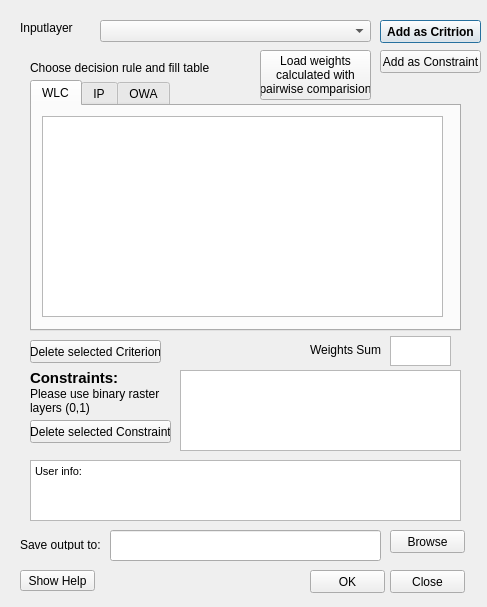
<?xml version="1.0" encoding="UTF-8"?>
<ui version="4.0">
 <class>RastermcdaDialogBase</class>
 <widget class="QDialog" name="RastermcdaDialogBase">
  <property name="geometry">
   <rect>
    <x>0</x>
    <y>0</y>
    <width>487</width>
    <height>607</height>
   </rect>
  </property>
  <property name="windowTitle">
   <string>rasterMCDA</string>
  </property>
  <widget class="QComboBox" name="comboBox_input">
   <property name="geometry">
    <rect>
     <x>100</x>
     <y>20</y>
     <width>271</width>
     <height>22</height>
    </rect>
   </property>
  </widget>
  <widget class="QLabel" name="label_input">
   <property name="geometry">
    <rect>
     <x>20</x>
     <y>20</y>
     <width>61</width>
     <height>16</height>
    </rect>
   </property>
   <property name="text">
    <string>Inputlayer</string>
   </property>
  </widget>
  <widget class="QTabWidget" name="tabWidget_decision_rule">
   <property name="geometry">
    <rect>
     <x>30</x>
     <y>80</y>
     <width>431</width>
     <height>251</height>
    </rect>
   </property>
   <property name="currentIndex">
    <number>0</number>
   </property>
   <widget class="QWidget" name="tab_wlc">
    <attribute name="title">
     <string>WLC</string>
    </attribute>
    <widget class="QTableWidget" name="tableWidget_wlc">
     <property name="geometry">
      <rect>
       <x>10</x>
       <y>10</y>
       <width>401</width>
       <height>201</height>
      </rect>
     </property>
    </widget>
   </widget>
   <widget class="QWidget" name="tab_ip">
    <attribute name="title">
     <string>IP</string>
    </attribute>
    <widget class="QTableWidget" name="tableWidget_ip">
     <property name="geometry">
      <rect>
       <x>10</x>
       <y>10</y>
       <width>401</width>
       <height>201</height>
      </rect>
     </property>
    </widget>
   </widget>
   <widget class="QWidget" name="tab_owa">
    <attribute name="title">
     <string>OWA</string>
    </attribute>
    <widget class="QTableWidget" name="tableWidget_owa">
     <property name="geometry">
      <rect>
       <x>10</x>
       <y>10</y>
       <width>401</width>
       <height>141</height>
      </rect>
     </property>
    </widget>
    <widget class="QTableWidget" name="tableWidget_owa_ow">
     <property name="geometry">
      <rect>
       <x>10</x>
       <y>169</y>
       <width>401</width>
       <height>51</height>
      </rect>
     </property>
     <attribute name="horizontalHeaderVisible">
      <bool>false</bool>
     </attribute>
     <attribute name="horizontalHeaderDefaultSectionSize">
      <number>40</number>
     </attribute>
     <attribute name="verticalHeaderDefaultSectionSize">
      <number>40</number>
     </attribute>
     <row>
      <property name="text">
       <string>Ordered
Weights</string>
      </property>
     </row>
    </widget>
    <widget class="QLabel" name="label_orderedWeights">
     <property name="geometry">
      <rect>
       <x>10</x>
       <y>149</y>
       <width>111</width>
       <height>20</height>
      </rect>
     </property>
     <property name="text">
      <string>Ordered Weights</string>
     </property>
    </widget>
   </widget>
  </widget>
  <widget class="QPushButton" name="pushButton_input">
   <property name="geometry">
    <rect>
     <x>380</x>
     <y>20</y>
     <width>101</width>
     <height>23</height>
    </rect>
   </property>
   <property name="font">
    <font>
     <weight>75</weight>
     <bold>true</bold>
    </font>
   </property>
   <property name="text">
    <string>Add as Critrion</string>
   </property>
  </widget>
  <widget class="QTextBrowser" name="textBrowser_info">
   <property name="geometry">
    <rect>
     <x>30</x>
     <y>460</y>
     <width>431</width>
     <height>61</height>
    </rect>
   </property>
   <property name="html">
    <string>&lt;!DOCTYPE HTML PUBLIC &quot;-//W3C//DTD HTML 4.0//EN&quot; &quot;http://www.w3.org/TR/REC-html40/strict.dtd&quot;&gt;
&lt;html&gt;&lt;head&gt;&lt;meta name=&quot;qrichtext&quot; content=&quot;1&quot; /&gt;&lt;style type=&quot;text/css&quot;&gt;
p, li { white-space: pre-wrap; }
&lt;/style&gt;&lt;/head&gt;&lt;body style=&quot; font-family:'MS Shell Dlg 2'; font-size:8.25pt; font-weight:400; font-style:normal;&quot;&gt;
&lt;p style=&quot; margin-top:0px; margin-bottom:0px; margin-left:0px; margin-right:0px; -qt-block-indent:0; text-indent:0px;&quot;&gt;User info:&lt;/p&gt;&lt;/body&gt;&lt;/html&gt;</string>
   </property>
  </widget>
  <widget class="QLineEdit" name="lineEdit_output">
   <property name="geometry">
    <rect>
     <x>110</x>
     <y>530</y>
     <width>271</width>
     <height>31</height>
    </rect>
   </property>
  </widget>
  <widget class="QLabel" name="label_output">
   <property name="geometry">
    <rect>
     <x>20</x>
     <y>540</y>
     <width>81</width>
     <height>10</height>
    </rect>
   </property>
   <property name="text">
    <string>Save output to:</string>
   </property>
  </widget>
  <widget class="QPushButton" name="pushButton_output">
   <property name="geometry">
    <rect>
     <x>390</x>
     <y>530</y>
     <width>75</width>
     <height>23</height>
    </rect>
   </property>
   <property name="text">
    <string>Browse</string>
   </property>
  </widget>
  <widget class="QTextBrowser" name="textBrowser_checkWeights">
   <property name="geometry">
    <rect>
     <x>390</x>
     <y>336</y>
     <width>61</width>
     <height>30</height>
    </rect>
   </property>
  </widget>
  <widget class="QPushButton" name="pushButton_deleteRow">
   <property name="geometry">
    <rect>
     <x>30</x>
     <y>340</y>
     <width>131</width>
     <height>23</height>
    </rect>
   </property>
   <property name="text">
    <string>Delete selected Criterion</string>
   </property>
  </widget>
  <widget class="QLabel" name="label_choose">
   <property name="geometry">
    <rect>
     <x>30</x>
     <y>60</y>
     <width>191</width>
     <height>16</height>
    </rect>
   </property>
   <property name="text">
    <string>Choose decision rule and fill table</string>
   </property>
  </widget>
  <widget class="QPushButton" name="pushButton_help">
   <property name="geometry">
    <rect>
     <x>20</x>
     <y>570</y>
     <width>75</width>
     <height>21</height>
    </rect>
   </property>
   <property name="text">
    <string>Show Help</string>
   </property>
  </widget>
  <widget class="QLabel" name="label">
   <property name="geometry">
    <rect>
     <x>310</x>
     <y>340</y>
     <width>71</width>
     <height>20</height>
    </rect>
   </property>
   <property name="text">
    <string>Weights Sum:</string>
   </property>
  </widget>
  <widget class="QPushButton" name="pushButton_loadWeights">
   <property name="geometry">
    <rect>
     <x>260</x>
     <y>50</y>
     <width>111</width>
     <height>50</height>
    </rect>
   </property>
   <property name="text">
    <string>Load weights
calculated with
pairwise comparision</string>
   </property>
  </widget>
  <widget class="QPushButton" name="pushButton_input_con">
   <property name="geometry">
    <rect>
     <x>380</x>
     <y>50</y>
     <width>101</width>
     <height>23</height>
    </rect>
   </property>
   <property name="font">
    <font>
     <weight>50</weight>
     <italic>false</italic>
     <bold>false</bold>
    </font>
   </property>
   <property name="text">
    <string>Add as Constraint</string>
   </property>
  </widget>
  <widget class="QTableWidget" name="tableWidget_con">
   <property name="geometry">
    <rect>
     <x>180</x>
     <y>370</y>
     <width>281</width>
     <height>81</height>
    </rect>
   </property>
  </widget>
  <widget class="QPushButton" name="pushButton_deleteRow_con">
   <property name="geometry">
    <rect>
     <x>30</x>
     <y>420</y>
     <width>141</width>
     <height>23</height>
    </rect>
   </property>
   <property name="text">
    <string>Delete selected Constraint</string>
   </property>
  </widget>
  <widget class="QLabel" name="label_con">
   <property name="geometry">
    <rect>
     <x>30</x>
     <y>370</y>
     <width>91</width>
     <height>16</height>
    </rect>
   </property>
   <property name="font">
    <font>
     <pointsize>11</pointsize>
     <weight>75</weight>
     <bold>true</bold>
    </font>
   </property>
   <property name="text">
    <string>Constraints:</string>
   </property>
  </widget>
  <widget class="QPushButton" name="pushButton_ok">
   <property name="geometry">
    <rect>
     <x>310</x>
     <y>570</y>
     <width>75</width>
     <height>23</height>
    </rect>
   </property>
   <property name="text">
    <string>OK</string>
   </property>
  </widget>
  <widget class="QPushButton" name="pushButton_cancel">
   <property name="geometry">
    <rect>
     <x>390</x>
     <y>570</y>
     <width>75</width>
     <height>23</height>
    </rect>
   </property>
   <property name="text">
    <string>Close</string>
   </property>
  </widget>
  <widget class="QLabel" name="label_2">
   <property name="geometry">
    <rect>
     <x>30</x>
     <y>385</y>
     <width>141</width>
     <height>31</height>
    </rect>
   </property>
   <property name="text">
    <string>Please use binary raster
layers (0,1)</string>
   </property>
  </widget>
 </widget>
 <resources/>
 <connections/>
</ui>
